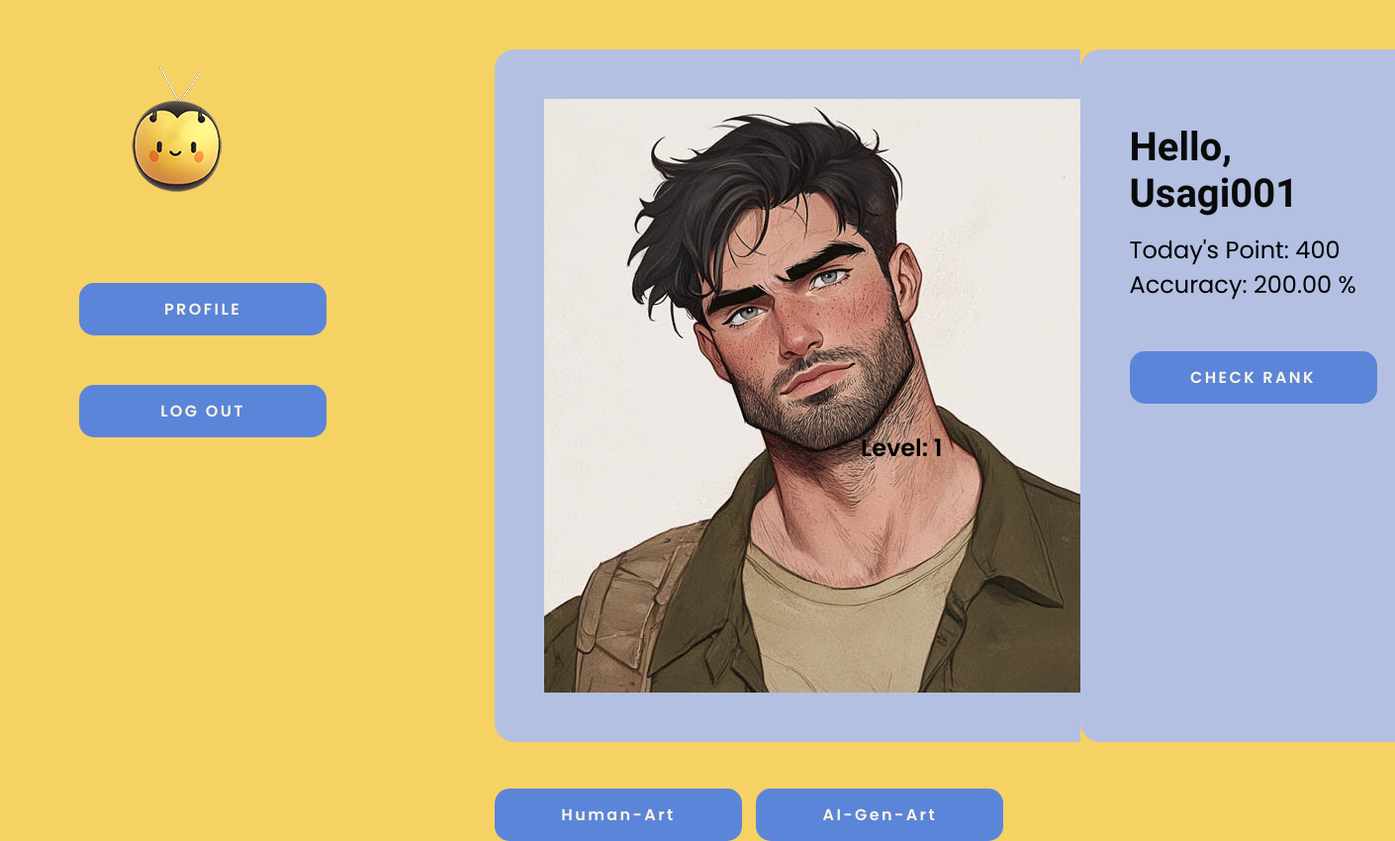
/pages/quiz_sequence.php (signed in), run on an earlier commit of the app's database.
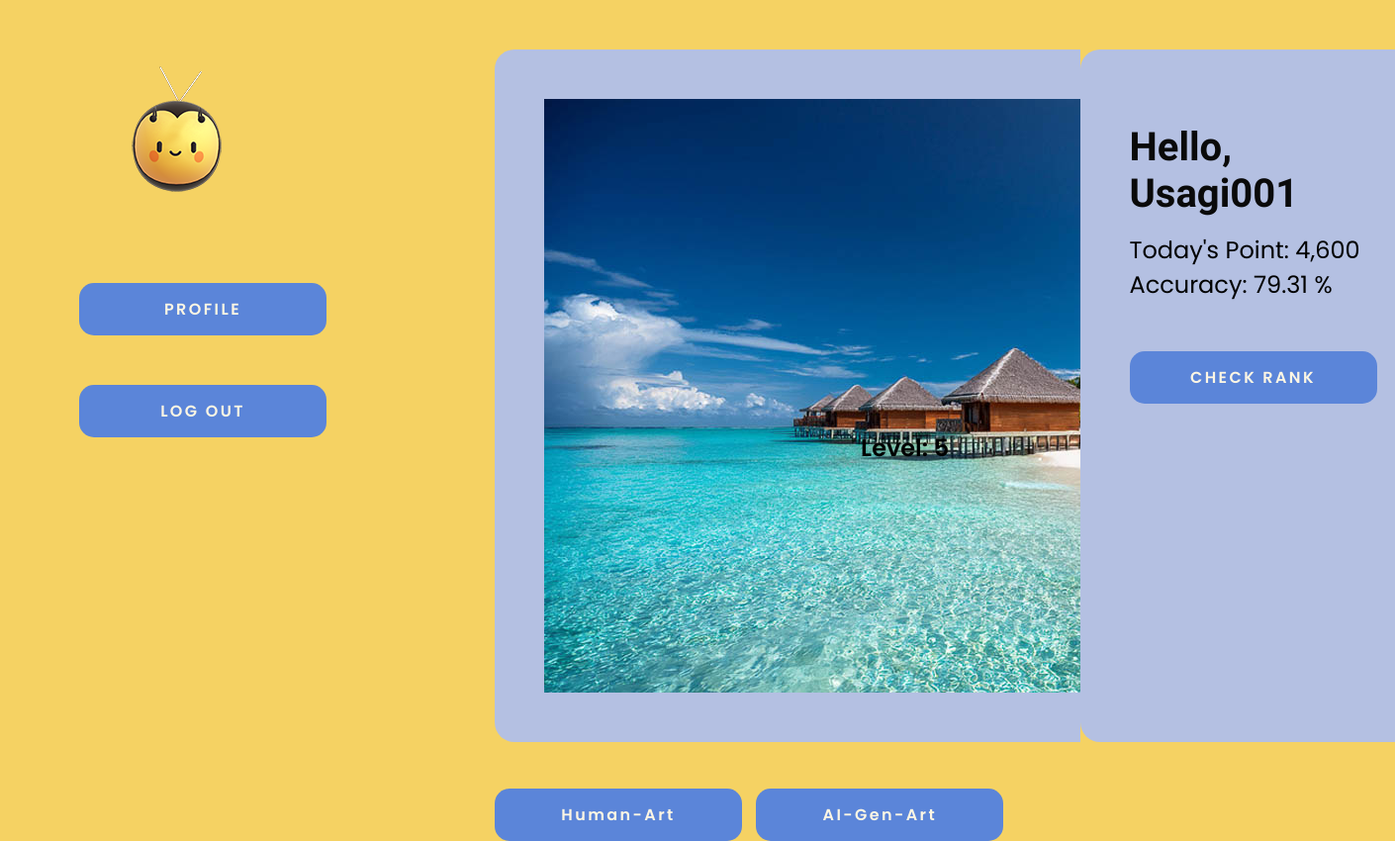
And on a later commit of the database.
### tables this page shows
CREATE TABLE `tbl_quiz` (
  `quiz_id` int NOT NULL AUTO_INCREMENT,
  `quiz_image` varchar(255) NOT NULL,
  `made_by` varchar(255) NOT NULL,
  `image_weight` int NOT NULL,
  PRIMARY KEY (`quiz_id`)
);

CREATE TABLE `tbl_user` (
  `user_id` int NOT NULL AUTO_INCREMENT,
  `user_name` varchar(255) NOT NULL,
  `email` varchar(255) NOT NULL,
  `password` varchar(255) NOT NULL,
  `cmltv_score` decimal(6,2) DEFAULT NULL,
  PRIMARY KEY (`user_id`)

);

### class/class.global.php (called while the page is built, shortened)
<?php
class db {
 	private $host      = DB_HOST;
	private $user      = DB_USER;
	private $pass      = DB_PASS;
	private $dbname    = DB_NAME;
	private $port      = DB_PORT;
	private $dbh;
	private $stmt;
	 public function __construct() {
 	$dsn = 'mysql:host='.$this->host.';dbname='.$this->dbname.';port='.$this->port;
	 	$options = array(PDO::ATTR_PERSISTENT => false, PDO::ATTR_ERRMODE => PDO::ERRMODE_EXCEPTION, PDO::ATTR_EMULATE_PREPARES => false, PDO::MYSQL_ATTR_USE_BUFFERED_QUERY => false);
	 	try {
	 	  $this->dbh = new PDO($dsn, $this->user, $this->pass, $options);
	 	} catch(PDOException $e) {
 	  $this->error = $e->getMessage();
	 	}
	 }
	public function q($query){
		$this->stmt = $this->dbh->prepare($query);
	}
	public function x(){
    return $this->stmt->execute();
	}
	public function s(){
    $this->x();
    return $this->stmt->fetch(PDO::FETCH_ASSOC);
	}
}
?>

### pages/quiz_sequence.php (the view, shortened to what this page needs)
<?php
include '../class/class.global.php';
if (isset($_GET["ret_quizid"])) {
    $ret_quizid = $_GET["ret_quizid"];
    $next_quizid = $ret_quizid + 1;
  }
  else {
    $ret_quizid = "";
  }
if (isset($_SESSION['beecheck_user']) && !empty($_SESSION['beecheck_user'])) {
    $logged_in_user = $_SESSION['beecheck_user'];
} else {
    echo 'NO USER LOGIN';
    session_destroy();
    session_unset();
    echo '<script>location.href = "./";</script>';
    exit();
}
$db = new db();
$db->q("SELECT * FROM tbl_user WHERE user_id = '".$logged_in_user."' ");
$lu = $db->s();
$cmltv = $lu['cmltv_score'];
$thrownscoreai = '0';
$thrownscorehuman = '0';
if ($ret_quizid == '') {
    $db = new db();
    $db->q("SELECT *
    FROM `tbl_quiz`
    where image_weight > (SELECT cmltv_score FROM `tbl_user` WHERE user_id = '".$logged_in_user."')
    LIMIT 1");
    $hu = $db->s();
    $next_quizid = $hu['quiz_id'] + 1;
    if ($hu['made_by'] == 'AIGen-Art') {
        $thrownscoreai = '100';
        $thrownscorehuman = '0';
    } else {
        $thrownscoreai = '0';
        $thrownscorehuman = '100';
    }
}
?>
<!DOCTYPE html>
<html lang="en">
<head>
    <link rel="stylesheet" href="../styles/global.css">
    <link rel="stylesheet" href="../styles/quiz.css">
</head>
<body>
    <main>
        <div id="left_logo">
                <div class="logo_cont">
                    <img src="../assets/logo01.png" alt="Logo">
                </div>
                <div class="profile-btn">
                        <button type="button" onclick="window.location.href='../pages/profile.php';" class="button">PROFILE</button>
                </div>
                <div class="exit-btn">
                        <button type="button" onclick="location.replace('../api/u_logout.php?_=<?php echo $lu['user_id']; ?>');" class="button">LOG OUT</button>
                </div>
        </div>
        <div id="center">
            <section class="quiz-container" id="quiz">
                <div class="quiz-box">
                    <div class="quiz-img">
                        <img src="<?php echo $hu['quiz_image']; ?>" alt="quiz-image">
                    </div>
                </div>
                     <div class="quiz-label">
                        <?php
                        if ($cmltv<=1000){$lvl=1;}
                        else if ($cmltv>1000 && $cmltv<=2000){$lvl=2;}
                        else if ($cmltv>2000 && $cmltv<=3000){$lvl=3;}
                        else if ($cmltv>3000 && $cmltv<=4000){$lvl=4;}
                        else $lvl=5;                        ?>
                        <div class="label-bottom"><p1>Level: <?php echo $lvl ?></p1></div>
                    </div>
                    <div class="quiz-btn-cont">
                        <div class="answer-btn">
                                <button type="button" id="human-art-btn" class="button" onclick="location.replace('../api/quiz_seq_next.php?next_quizid=<?php echo $next_quizid; ?>&addedscore=<?php echo $thrownscorehuman; ?>')">Human-Art</button>
                                <button type="button" id="aigen-art-btn" class="button" onclick="location.replace('../api/quiz_seq_next.php?next_quizid=<?php echo $next_quizid; ?>&addedscore=<?php echo $thrownscoreai; ?>')">AI-Gen-Art</button>
                        </div>
                    </div>
                </div>
        <div id="side">
            <section class="user-point-form" id="point">
                <form id="pointForm">
                    <div class="point-labeled">
                        <h3> Hello,  <?php echo $lu['user_name']?></h3>
                        <p style="padding-top: 16px; ">Today's Point: <?php echo number_format ($cmltv, 0); ?></p>
                        <p>Accuracy: <?php if($ret_quizid !="") { $accuracy=$cmltv/$ret_quizid;}
                        else  $accuracy=$cmltv/$next_quizid;
                        echo number_format($accuracy,2); ?> % </p>
                    </div>
                    </form>
                    <div class="rank-btn">
                        <button type="button" onclick="window.location.href='../pages/leaderboard.php';" class="button">CHECK RANK</button>
                    </div>
            </section>
            </div>
    </main>
</body>
</html>

What changed in the data, as far as the page shows it:
no longer on this page (row unchanged): tbl_quiz: quiz_image (picture)
now on this page (row unchanged): tbl_quiz: quiz_image (picture)
changed tbl_user "Usagi001": cmltv_score "1" → "5"; cmltv_score "400" → "4,600"; cmltv_score.quiz_id "200.00" → "79.31"
